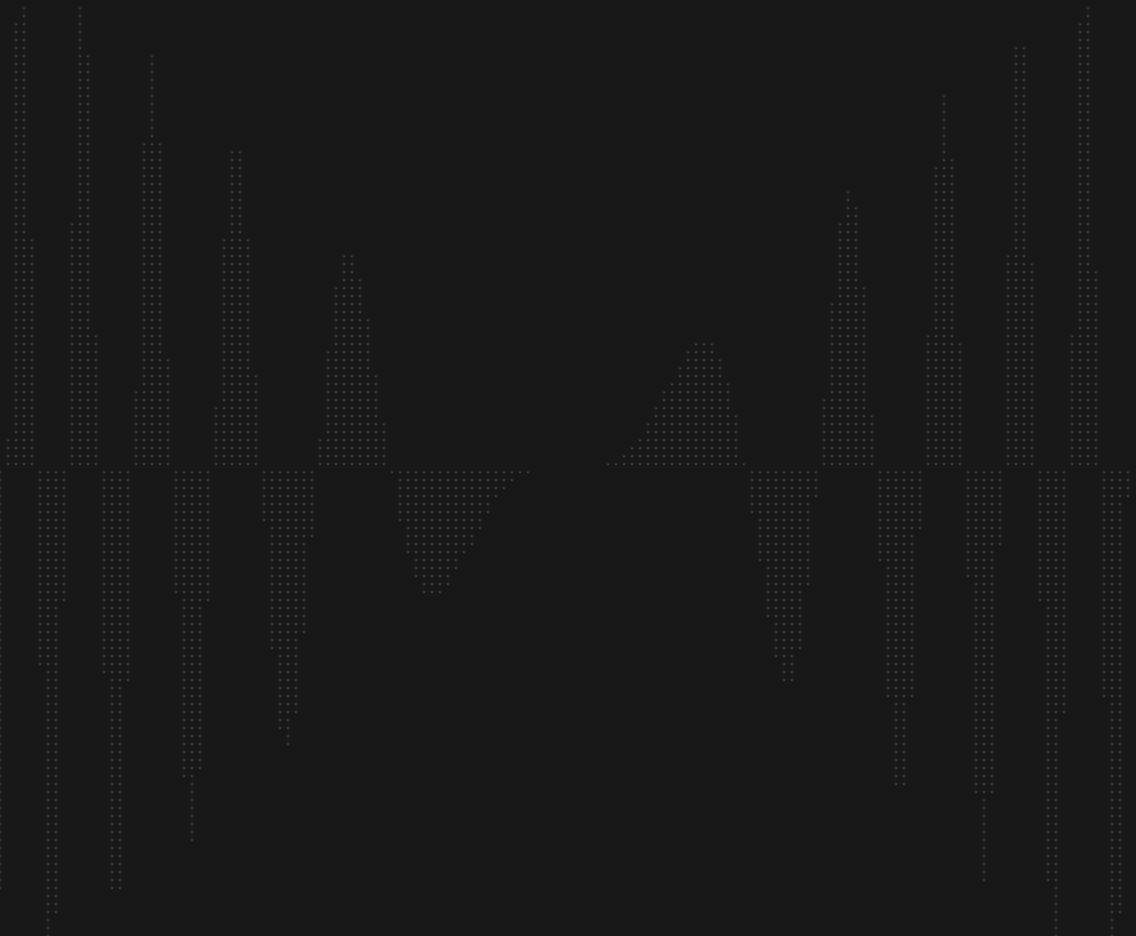
Frame 1 (no input)
Frame 2 (the mouse pressed at the canvas centre, redrawn once): identical to frame 1, image omitted

The p5.js sketch that drew this single still picture (run headless with seeded random() and noise() and a simulated clock; the mouse was pressed at the canvas centre and the sketch redrawn once):

// p5.js sketch
// ── sketch.js
const SKETCH_MARGIN = 32;

let scaling;
let separation;

function getCanvasWidth() {
  return windowWidth - SKETCH_MARGIN * 2;
}

function getCanvasHeight() {
  return windowHeight - SKETCH_MARGIN * 2;
}

function f(x) {
  return Math.sin(x * x) * x;
}

function shouldPaint(x, y) {
  const fx = f(x);

  return (0 < y && y < fx) || (0 > y && y > fx);
}

function sliderMoved() {
  redraw();
}

function setup() {
  createCanvas(getCanvasWidth(), getCanvasHeight());
  scaling = createSlider(1, 1000, 100, 1);
  separation = createSlider(4, 32, 8, 1);
  scaling.input(sliderMoved);
  separation.input(sliderMoved);
  noLoop();
}

function draw() {
  background(24);

  translate(getCanvasWidth() / 2, getCanvasHeight() / 2);
  scale(1, -1);

  for (let x = -getCanvasWidth() / 2; x < getCanvasWidth() / 2; x += separation.value()) {
    for (let y = -getCanvasHeight() / 2; y < getCanvasHeight() / 2; y += separation.value()) {
      if (shouldPaint(x / scaling.value(), y / scaling.value())) {
        drawPoint(x, y, 255);
      }
    }
  }
}

function drawPoint(x, y, color) {
  stroke(color);
  point(x, y);
}

function windowResized() {
  resizeCanvas(getCanvasWidth(), getCanvasHeight());
}
